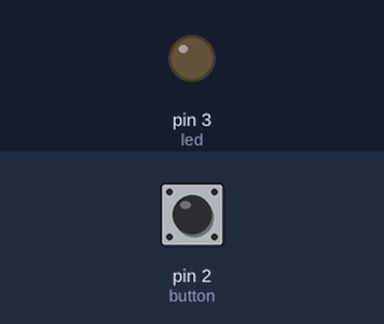
Recording of a sketch running on a simulated Arduino Uno, built with avr-gcc and run on an emulated ATmega328P. Parts: output pins drawn as LEDs (lit = HIGH). Dashed ring = blinking. Inputs (shaded band) come from the test bench; at power-on: pin 2 (button) LOW. No radio packets arrive unless stated; what the sketch prints to the serial monitor is not drawn.

Above: at 1.2 s.
1.3 s: pin 2 (button) pulled HIGH for 0.15 s
At 4.1 s:
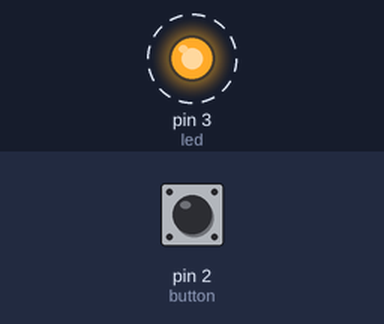
4.4 s: pin 2 (button) pulled HIGH for 1 s
8.4 s: pin 2 (button) pulled HIGH for 3.2 s
At 11.4 s:
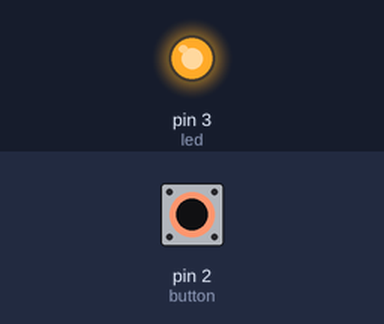
Timing chart, 0 to 13.1 s (numbered marks = the images above; inputs shaded):
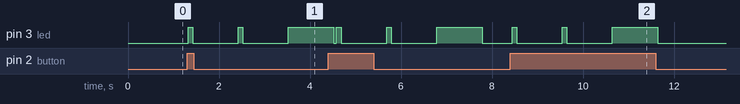

The sketch:

SimOps2020-ControllerSide.ino
```cpp
//Controller (button) side Arduino. Includes RadioHead NRF24L01 library, button, and LED controls.

/*
 * NRF24L01 > Arduino   (Description)
 * GND    >   GND       (Ground)
 * VCC    >   3.3V      (3.3 Volts)
 * CE     >   8         (Input to control data transmission and reception)
 * CSN    >   10         (Chip Select Not - enables the SPI bus when HIGH)
 * SCK    >   13        (Serial Clock - synchronizes data transmission)
 * MOSI   >   11        (Master Out Slave In - Master line for sending data to the slave)
 * MISO   >   12        (Master In Slave Out - Slave line for sending data to the master)
 * IRQ    >   Not Used  (Interrupt request, not used)
 */


// Will use SPI to communicate between Arduino and NRF24L01
#include <SPI.h>

// Add the library for the NRF24L01
#include <RH_NRF24.h>

// Singleton instance (meaning restricted to one instance) of the radio driver
RH_NRF24 radi0;

// Set which pin # we will read for our button press
const int button = 2;

// Set which pin # we will use for indicator LED
const int led = 3;


void setup() {

  pinMode(led, OUTPUT);
  pinMode(10, INPUT);

  // Set up our wireless connection and check each step for failure
  Serial.begin(9600);
  if (!radi0.init())
  {
    Serial.println("init fail");
    //Show a set of flashes if init fails
    digitalWrite(led, HIGH);
    delay(1000);
    digitalWrite(led, LOW);
    delay(100);
    digitalWrite(led, HIGH);
    delay(1000);
    digitalWrite(led, LOW);
  }

  // If init works, default channel, data rate, and transmit power are set
  // Defaults: 2.402 GHz (channel 2), 2Mbps, 0dBm
  if (!radi0.setChannel(111))
  {
    Serial.println("SetChannel fail");
    //Show a set of flashes if setChannel fails
    digitalWrite(led, HIGH);
    delay(100);
    digitalWrite(led, LOW);
    delay(1000);
    digitalWrite(led, HIGH);
    delay(100);
    digitalWrite(led, LOW);
    delay(1000);
    digitalWrite(led, HIGH);
    delay(100);
    digitalWrite(led, LOW);
  }
  /*if (!radi0.setRF(RH_NRF24::DataRate2Mbps, RH_NRF24::TransmitPower0dBm))
    Serial.println("serRF fail");*/

  Serial.println("Success");
}

void loop() {
  // Watch for the button to be pressed, then send a wireless signal to the Receiver
  if (digitalRead(button) == HIGH)
  {
    uint8_t data[] = "104";
    radi0.send(data, sizeof(data));
    digitalWrite(led, HIGH);
    delay(100);
    digitalWrite(led, LOW);
    delay(1000);
    digitalWrite(led, HIGH);
    delay(100);
    digitalWrite(led, LOW);
    delay(1000);
    digitalWrite(led, HIGH);
    delay(1000);
    digitalWrite(led, LOW);
  }
  //Wait here for a moment and then start again
  delay(60);

}
```

Measured:
- after the input at 1.3 s, pin 3 (led): alternates HIGH for 0.10 s and LOW for 1.0 s, starting at once
- after the input at 8.4 s, pin 3 (led): goes HIGH 0.10 s, LOW 1.0 s, HIGH 0.10 s, LOW 1.0 s, HIGH 1.0 s, then LOW, starting at once
